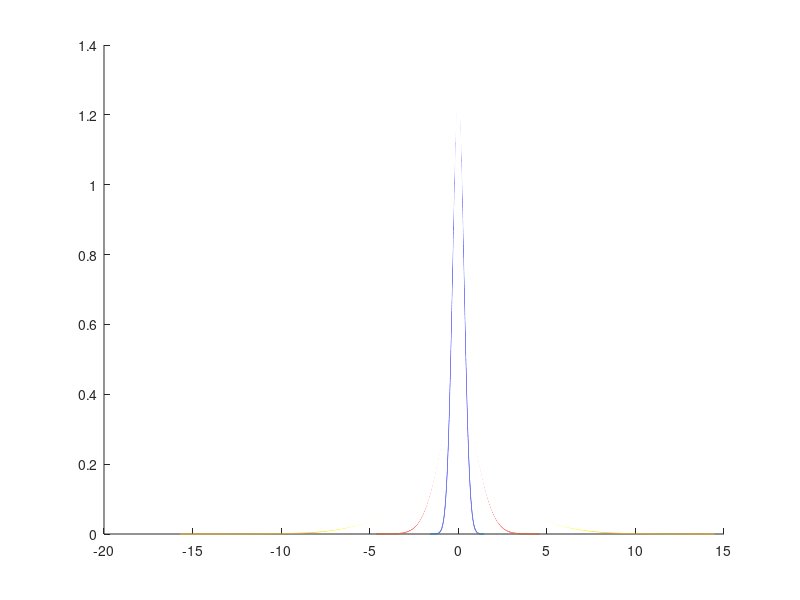

Write MATLAB code to recreate this figure.
N=1000000;
m=0;
d=[0.1,1.0,10];
hold on;
for j=1:3
    X=randn(N,1)*sqrt(d(j))+m;
    M=0;
    M2=0;
    for i=1:N
        M=M+(1/N)*X(i);
        M2=M2+(1/N)*X(i)*X(i);
    end
    D=M2-(M*M);
    sigma=sqrt(D);
    a=M;
    X=sort(X);
    fx=(1/(sigma*sqrt(2*pi)))*exp(-((X-a).^2)/(2*sigma^2));
    plot(X,fx);
end
hold off;